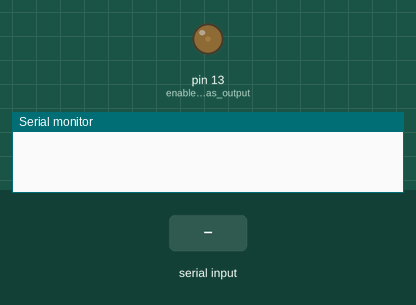
Simulated run of this sketch. Board: Arduino Uno, built for the host (arithmetic inside an expression is 32-bit, double 64-bit). Parts: output pins drawn as LEDs (lit = HIGH), the last lines printed to the serial monitor. The inputs (shaded band) are chosen by the test bench.

Above: at 1.2 s.
1.3 s: "90,45\n" received over Serial
At 3.6 s:
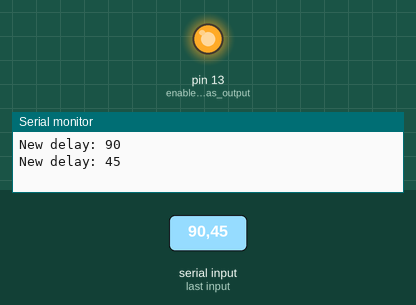
4.3 s: "5\n" received over Serial
At 5.68 s:
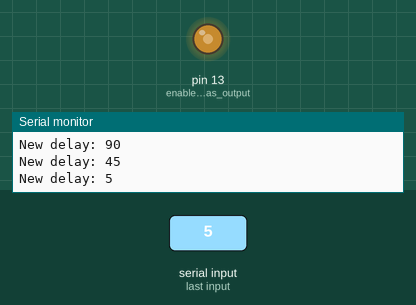
Timing chart, 0 to 13.3 s (numbered marks = the images above; inputs shaded):
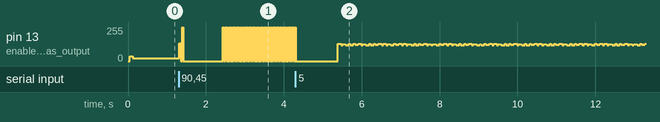

The sketch:

2.9.1-converting-a-string-to-number-parseInt-2024040.ino
```cpp
/*
Book: 2020#Margolis_Arduino-Cookbook.pdf
Chapter 2.9: page:61

Sketch: Convertng a String to a number

* String to a number
* Creates a number from a String

* My modification:
* oryginal example - Version nr 2 with the use of Serial.parseInt() function

* Warning!
* After you uploade the sketch, open the Serial Monitor and type some numeric characters, then press Enter/Return.
* Type in 5 digits in a row and then press Enter at the end (one Enter after 5 digits)!

MK:
C:2024.04.03
M:2020.04.03
*/

int blinkDelay; // blink rate determined by this variable
char strValue[6]; // must be big enought to hold all the digits and the 0 thet terminates the string
int index = 0; // the index into the array storing the received digits]

void setup()
{
  Serial.begin(9600);
  pinMode(LED_BUILTIN, OUTPUT); // enable LED pin as output
}

void loop()
{
  if(Serial.available())
  {
    int newValue = Serial.parseInt();
    if (newValue != 0)
    {
      blinkDelay = newValue;
      Serial.print("New delay: ");
      Serial.println(blinkDelay);
    }
  }
  blink();
}

void blink()
{
  digitalWrite(LED_BUILTIN, HIGH);
  delay(blinkDelay/2); // wait for half the blink period
  digitalWrite(LED_BUILTIN, LOW);
  delay(blinkDelay/2); // wait for the other half
}
```
